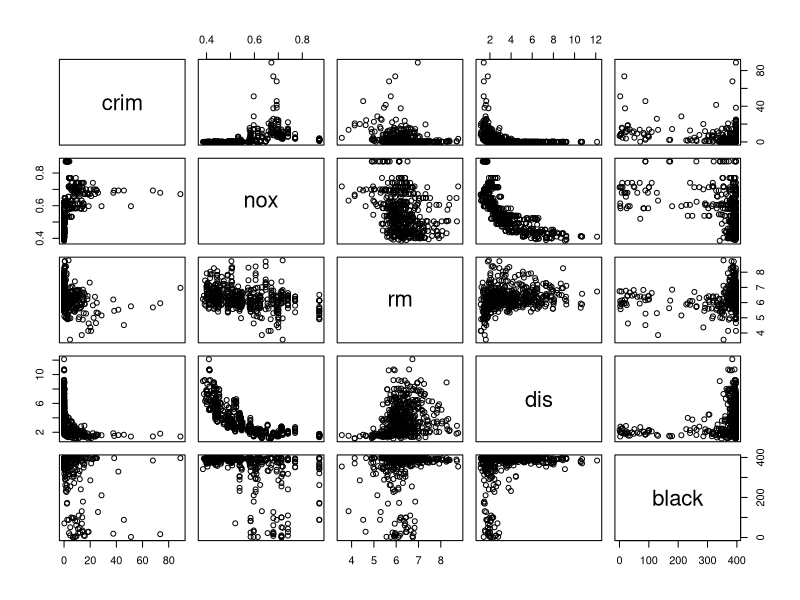
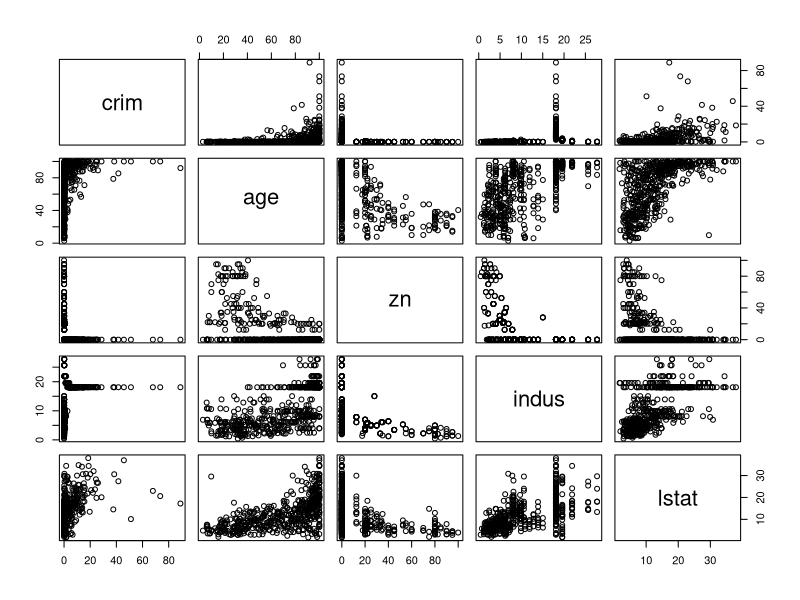
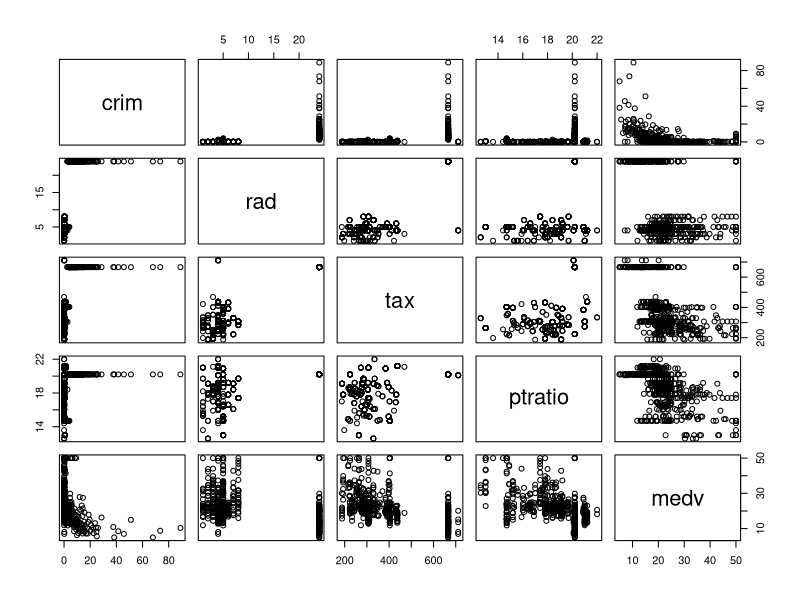
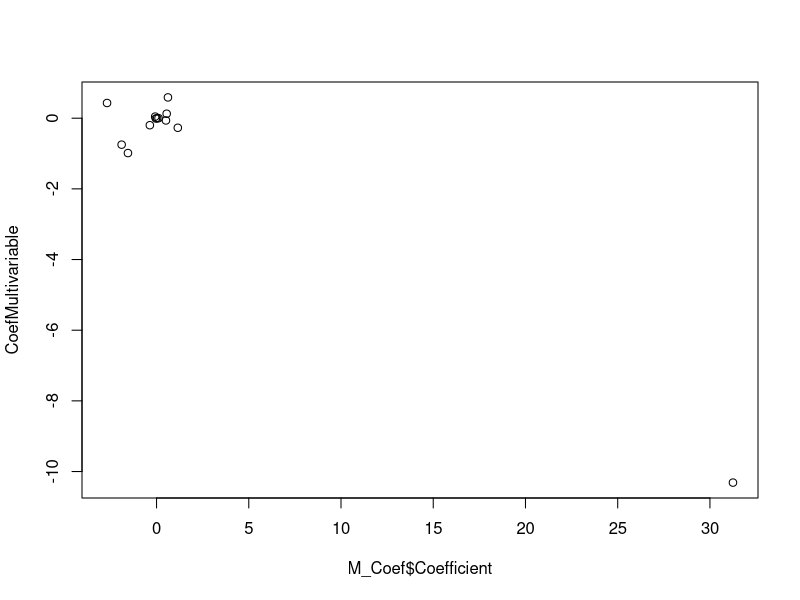
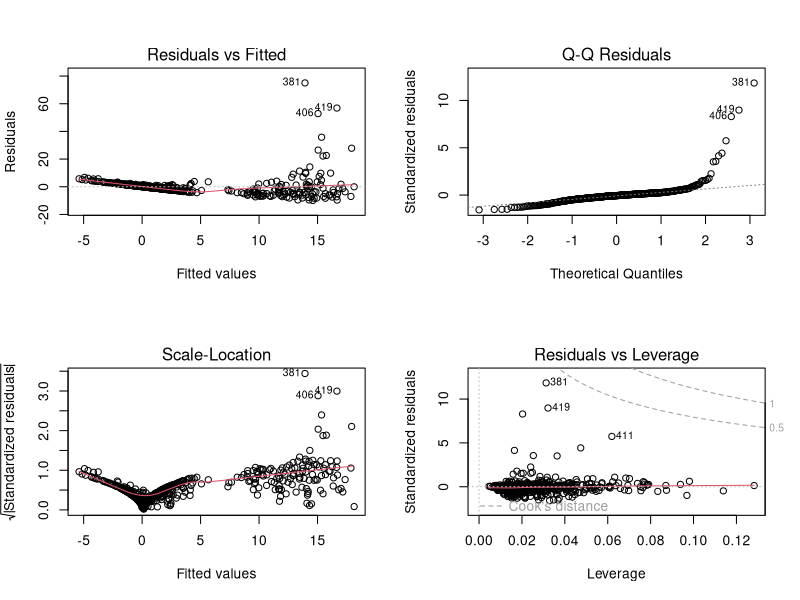

Write R code to recreate these figures, in order.
# Chapter 3 - Problem 15
library(MASS)

# (a) For each predictor, fit a simple linear regression model to predict
# the response. Describe your results. In which of the models is
# there a statistically significant association between the predictor
# and the response? Create some plots to back up your assertions.

Boston <- Boston
Val <- ncol(Boston)-1
M_Coef <- matrix(nrow = Val,ncol = 3,
          dimnames = list(NULL, c("Factor","Coefficient","PValue")))

for (i in 1:Val){
  crim <- Boston[,1]
  value <- Boston[,i+1]
  model <- lm(crim ~ value)
  PValue <- summary(model)$coeff[2,4]
  Name <- names(Boston[i+1])
  M_Coef[i,1] <- Name
  M_Coef[i,2] <- model$coefficient[2]
  M_Coef[i,3] <- PValue
}

#Significant values
M_Coef <- as.data.frame(M_Coef)
M_Coef[,2] <- as.numeric(as.character(M_Coef[,2]))
M_Coef[,3] <- as.numeric(as.character(M_Coef[,3]))
Sign_facts <- M_Coef[M_Coef$PValue <= 0.05,]
names_facts <- as.character(Sign_facts$Factor)
names_facts[13] <- "crim"
Significant <- subset(Boston,select = names_facts)

pairs(crim ~ nox+rm+dis+black,data = Significant)
pairs(crim ~ age+zn+indus+lstat,data = Significant)
pairs(crim ~ rad+tax+ptratio+medv,data = Significant)

# (b) Fit a multiple regression model to predict the response using
# all of the predictors. Describe your results. For which predictors
# can we reject the null hypothesis H0 : ??j = 0?

multi <- lm(crim ~ .,Boston)
summary(multi)
Sign_multi <- summary(multi)$coeff[,4] < 0.05
SigVariables <- Boston[Sign_multi == TRUE]
CoefMultivariable <- multi$coefficients[2:14]

plot(M_Coef$Coefficient,CoefMultivariable) # Significant difference between the coefficients

par(mfrow = c(2,2))
plot(multi)

M_Coef_poly <- matrix(nrow = Val,ncol = 5,
                 dimnames = list(NULL, c("Factor","B1","B2","PValue_B1","PValue_B2")))

for (i in 1:2){
  crim <- Boston[,1]
  value <- Boston[,i+1]
  model <- lm(crim ~ poly(value,3))
  PValue_B1 <- summary(model)$coeff[2,4]
  PValue_B2 <- summary(model)$coeff[3,4]
  Name <- names(Boston[i+1])
  M_Coef_poly[i,1] <- Name
  M_Coef_poly[i,2] <- model$coefficient[2]
  M_Coef_poly[i,3] <- model$coefficient[3]
  M_Coef_poly[i,4] <- PValue_B1
  M_Coef_poly[i,5] <- PValue_B2
}
